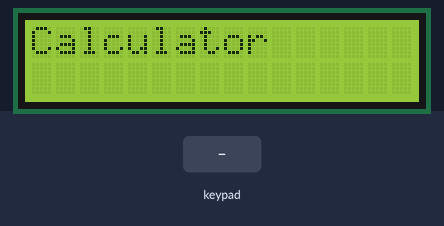
A sketch run on a simulated Arduino Uno, built with avr-gcc and run on an emulated ATmega328P. Parts: 16×2 character LCD. The inputs (shaded band) are chosen by the test bench.

Above: at 1.2 s.
1.3 s: keypad keys 7 + 5 = pressed 0.4 s apart
At 3.3 s:
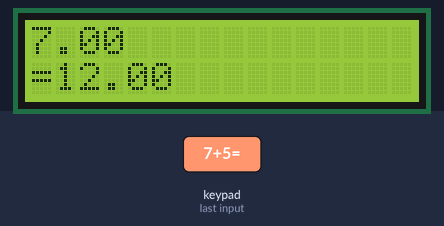
4.4 s: key '=' pressed
At 4.9 s:
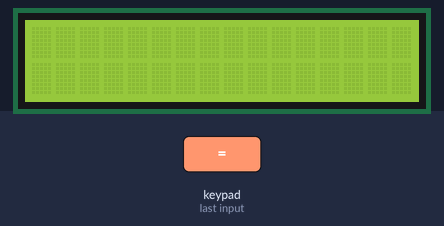
5.9 s: keypad keys 0 1 2 3 * pressed 0.4 s apart
At 8.4 s:
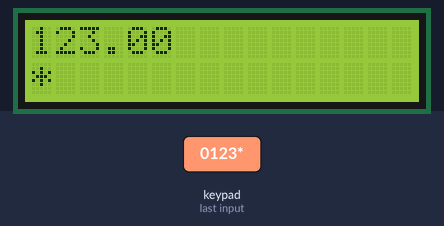
9.4 s: key '1' pressed
At 9.8 s:
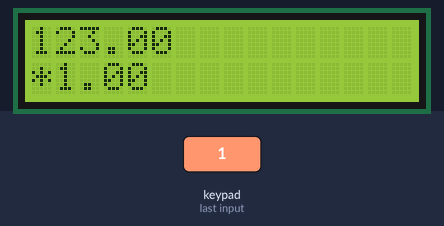
Timing chart, 0 to 11.9 s (numbered marks = the images above; inputs shaded):
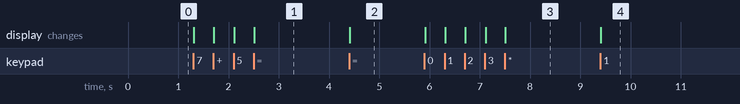

Measured:
- after the input at 1.3 s, the display: first changes at once (image 1 shows a later state)
- after the input at 4.4 s, the display: changes at once (image 2)
- after the input at 5.9 s, the display: first changes at once (image 3 shows a later state)
- after the input at 9.4 s, the display: changes at once (image 4)

The sketch:

Make_Calculator.ino
```cpp
#include <Key.h>
#include <Keypad.h>
#include <Wire.h>
#include <hd44780.h>                       // main hd44780 header
#include <hd44780ioClass/hd44780_I2Cexp.h> // i2c expander i/o class header

//LCD I2C Initialization
hd44780_I2Cexp lcd; // declare lcd object: auto locate & config exapander chip
// LCD geometry
const int LCD_COLS = 16;
const int LCD_ROWS = 2;

double num1,num2 ;
double total;
char operation,button;
const byte ROWS = 4; // Four rows
const byte COLS = 4; // Three columns

// Define the Keymap
char keys[ROWS][COLS] = {
  {'1','2','3','+'},
  {'4','5','6','-'},
  {'7','8','9','*'},
  {'=','0','%','/'}
};
byte rowPins[ROWS] = { 0, 1, 2, 3 };// Connect keypad ROW0, ROW1, ROW2 and ROW3 to these Arduino pins.
byte colPins[COLS] = { 4, 5, 6, 7 }; // Connect keypad COL0, COL1 and COL2 to these Arduino pins.

Keypad kpd = Keypad( makeKeymap(keys), rowPins, colPins, ROWS, COLS ); //  Create the Keypad

void domath() // Simple switch case to pick what operation to do, based on button pressed by user.
{
  switch(operation)
  {
    case '+': // Addition
      total = num1+num2;
      break;
    case '-': // Subtraction
      total = num1-num2;
      break;
    case '/': // Division.
      total = num1/num2;
      break;
    case '*': // Multiplication
      total = num1*num2;
      break;
     case '%': // Modulus
      total = (int)num1%(int)num2;
      break;
  }
  // Based on case selected print our total and
  lcd.setCursor(0,1);
  lcd.print('=');
  lcd.setCursor(1,1);
  lcd.print(total);
}

void setup() {
int status;

  // initialize LCD with number of columns and rows:
  // hd44780 returns a status from begin() that can be used to determine if initalization failed.
  status = lcd.begin(LCD_COLS, LCD_ROWS);
  if(status) // non zero status means it was unsuccesful
  {
    status = -status; // convert negative status value to positive number

    // begin() failed so blink error code using the onboard LED if possible
    hd44780::fatalError(status); // does not return
  }

  // initalization was successful, the backlight should be on now

  // Print a message to the LCD
  lcd.print("Calculator");
}

void loop()
{
  // Loops are convenient for reading key press from keypad
  while(1) // First loop. Composing first number. Until operator pressed
  {
    button = kpd.getKey(); // Button read
    if (button >='0' && button <='9') // If user pressed numeric value, 1 character at a time.
    {
      lcd.clear();
      num1 = num1*10 + (button -'0'); //First operand composing
      lcd.setCursor(0,0); // Select first row on lcd
      lcd.print(num1); // Print current number1
    }

    //Inputting operator
    if (num1 !=0 && (button=='+' || button=='-' || button=='*' || button=='/' || button=='%'))
    {
      operation = button; // operation remembers what mathematical operation user wants on numbers
      lcd.setCursor(0,1); // set cursor to row 2
      lcd.print(operation); // print our operator
      break;
    }
  }

  while(1) // Second loop. Inputting second operand. Until '=' pressed
  {
    button = kpd.getKey(); // Button read
    if (button >='0' && button <='9') // Getting chars from keypad for second number
    {
      num2 = num2*10 + (button -'0'); //Second operand composing
      lcd.setCursor(1,1); // Select second row, second column on lcd
      lcd.print(num2); // Print current operand2
    }

    if (button == '=' && num2 !=0) //Do calculation if '=' is pressed
    {
      domath(); //Calls domath() subroutine
      break;
    }
  }

  while(1) // Clearing screen for next calculation
  {
    //Waits ‘=’ key to be pressed so it can reset program and start over.
    button = kpd.getKey();
    if (button =='=')
    {
      lcd.clear();
      lcd.setCursor(0,0);
      num1=0;
      num2=0;
      total=0;
      operation=0;
      break;
    }
  }
}
```
